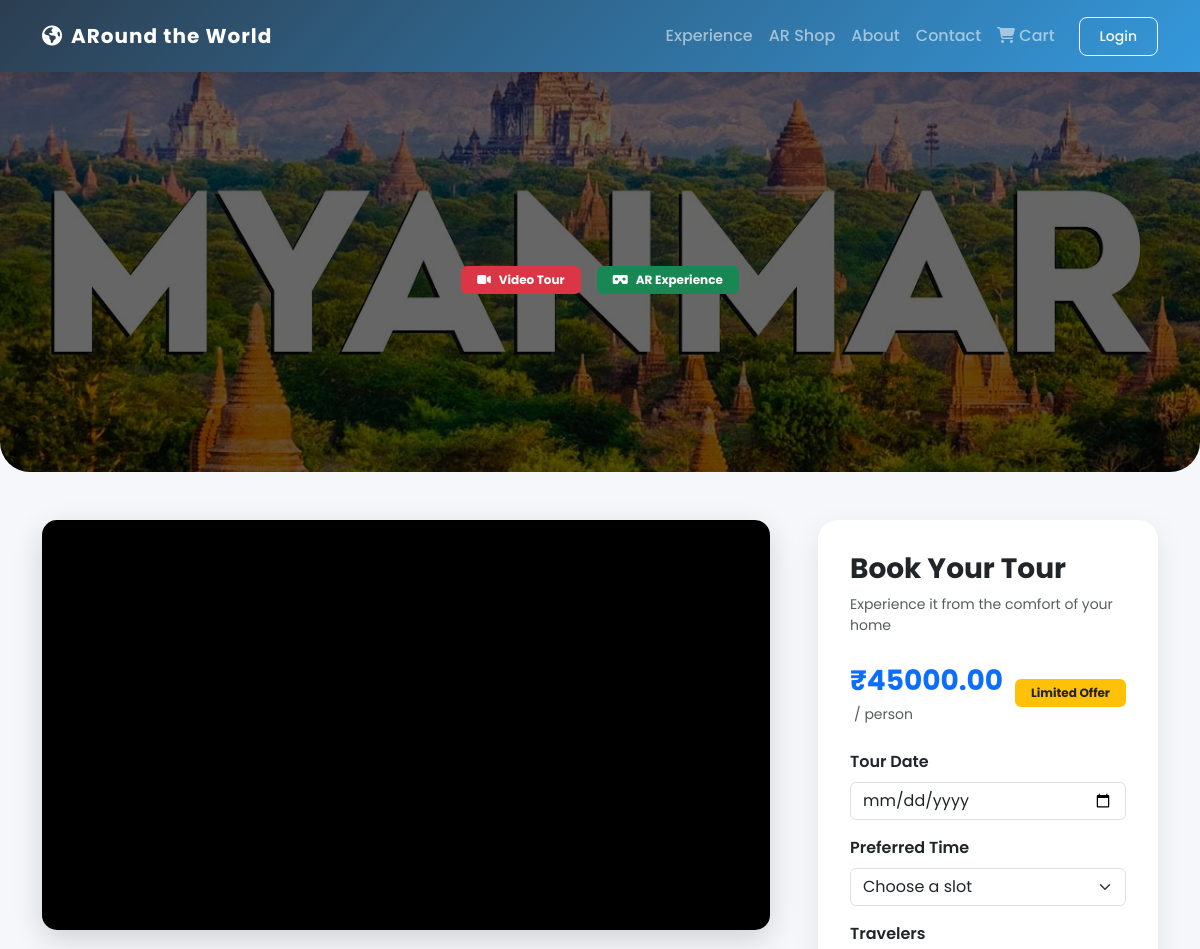
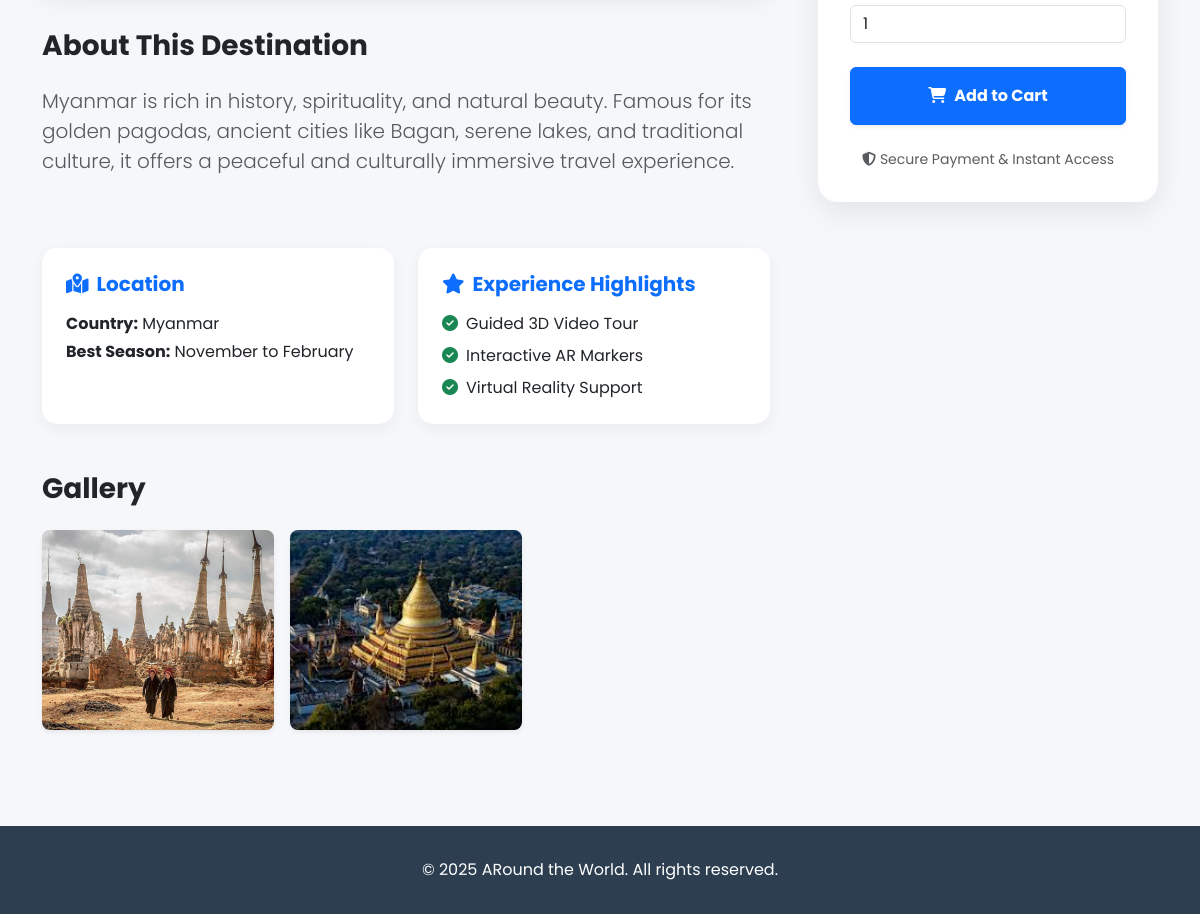
/product/1/, run on the app's committed database (2 pictures, top to bottom).
### shop/models.py (models this page shows, shortened)
class Product(models.Model):
    title = models.CharField(max_length=200)
    description = models.TextField()
    short_description = models.TextField(blank=True)
    price = models.DecimalField(max_digits=10, decimal_places=2)
    image = models.ImageField(upload_to='products/')
    VRimage = models.ImageField(upload_to='vr_images/', null=True, blank=True)
    location = models.CharField(max_length=100)
    season = models.CharField(max_length=50)
    rating = models.DecimalField(max_digits=3, decimal_places=1, default=5.0)
    created_at = models.DateTimeField(auto_now_add=True)
    updated_at = models.DateTimeField(auto_now=True)
    video_url = models.URLField(blank=True, null=True)

class ProductImage(models.Model):
    product = models.ForeignKey(Product, related_name='images', on_delete=models.CASCADE)
    image = models.ImageField(upload_to='product_gallery/')
    alt_text = models.CharField(max_length=100, blank=True)
    created_at = models.DateTimeField(auto_now_add=True)

### shop/views.py (the view)
# urls.py: path('product/<int:pk>/', views.product_detail, name='product_detail'),
def product_detail(request, pk):
    product = get_object_or_404(Product, pk=pk)
    return render(request, 'shop/product_detail.html', {'product': product})

### shop/templates/shop/product_detail.html (shortened to what this page needs)
{% extends 'shop/base.html' %}
{% load static %}
{% block content %}
<section class="experience-hero mb-5">
  <div class="container">
    <div class="d-flex gap-3 justify-content-center">
      <span class="badge bg-danger px-3 py-2"><i class="fas fa-video me-2"></i>Video Tour</span>
      <span class="badge bg-success px-3 py-2"><i class="fas fa-vr-cardboard me-2"></i>AR Experience</span>
    </div>
  </div>
</section>
<div class="container pb-5">
  <div class="row g-5">
    <div class="col-lg-8">
      <div class="video-embed ratio ratio-16x9 mb-5">
        {% if product.video_url %}
        <iframe src="{{ product.video_url }}" frameborder="0" allowfullscreen title="{{ product.name }} Tour"></iframe>
        {% endif %}
      </div>
      <div class="mb-5">
        <h3 class="fw-bold mb-4">About This Destination</h3>
        <p class="lead text-muted line-height-lg">{{ product.description }}</p>
        <div class="row mt-5 g-4">
          <div class="col-md-6">
            <div class="info-card">
              <h5 class="fw-bold mb-3 text-primary"><i class="fas fa-map-marked-alt me-2"></i>Location</h5>
              <p class="mb-1 text-dark"><strong>Country:</strong> {{ product.location|default:"Global" }}</p>
              <p class="mb-0 text-dark"><strong>Best Season:</strong> {{ product.season|default:"All Year" }}</p>
            </div>
          </div>
          <div class="col-md-6">
            <div class="info-card">
              <h5 class="fw-bold mb-3 text-primary"><i class="fas fa-star me-2"></i>Experience Highlights</h5>
              <ul class="list-unstyled mb-0">
                <li class="mb-2"><i class="fas fa-check-circle text-success me-2"></i>Guided 3D Video Tour</li>
                <li class="mb-2"><i class="fas fa-check-circle text-success me-2"></i>Interactive AR Markers</li>
                <li class="mb-0"><i class="fas fa-check-circle text-success me-2"></i>Virtual Reality Support</li>
              </ul>
            </div>
          </div>
        </div>
      </div>
      <h3 class="fw-bold mb-4">Gallery</h3>
      <div class="row g-3">
        {% if product.images.all %}
        {% for img in product.images.all %}
        <div class="col-md-4">
          <img src="{{ img.image.url }}" class="img-fluid rounded-3 shadow-sm" alt="Gallery Image"
            style="height: 200px; width: 100%; object-fit: cover;">
        </div>
        {% endfor %}
        {% else %}
        <div class="col-12">
          <p class="text-muted italic"><i class="far fa-images me-2"></i>Additional images coming soon.</p>
        </div>
        {% endif %}
      </div>
    </div>
    <div class="col-lg-4">
      <div class="booking-card">
        <h3 class="fw-bold mb-2">Book Your Tour</h3>
        <p class="text-muted small mb-4">Experience it from the comfort of your home</p>
        <div class="d-flex justify-content-between align-items-center mb-4">
          <div>
            <span class="fs-3 fw-bold text-primary">₹{{ product.price }}</span>
            <span class="text-muted small ms-1">/ person</span>
          </div>
          <span class="badge bg-warning text-dark px-3 py-2">Limited Offer</span>
        </div>
        <form method="POST" action="{% url 'add_to_cart' product.id %}">
          <div class="mb-3">
            <label class="form-label fw-semibold">Tour Date</label>
            <input type="date" name="date_selected" class="form-control" required>
          </div>
          <div class="mb-3">
            <label class="form-label fw-semibold">Preferred Time</label>
            <select name="time_slot" class="form-select" required>
              <option value="">Choose a slot</option>
            </select>
          </div>
          <div class="mb-4">
            <label class="form-label fw-semibold">Travelers</label>
            <input type="number" name="quantity" class="form-control" value="1" min="1" max="10">
          </div>
          <button type="submit" class="btn btn-primary w-100 py-3 fw-bold shadow-sm">
            <i class="fas fa-shopping-cart me-2"></i>Add to Cart
          </button>
        </form>
        <div class="text-center mt-4">
          <p class="small text-muted mb-0"><i class="fas fa-shield-alt me-1"></i>Secure Payment & Instant Access</p>
        </div>
      </div>
    </div>
  </div>
</div>
{% endblock %}

### shop/templates/shop/base.html (style rules this page uses)
:root { --primary-color: #2c3e50; --secondary-color: #3498db; --accent-color: #2ecc71; }
body { font-family: 'Poppins', sans-serif; background-color: #f5f7fa; min-height: 100vh; display: flex; flex-direction: column; }

### data on the page
Product: description "Myanmar is rich in history, spirituality, and natural beauty. Famous for its golden pagodas, ancient cities like Bagan, serene lakes, and traditional culture, it offers a peaceful and culturally immersive travel experience.", location "Myanmar", season "November to February", price "45000.00"
ProductImage: image (picture)
ProductImage: image (picture)
